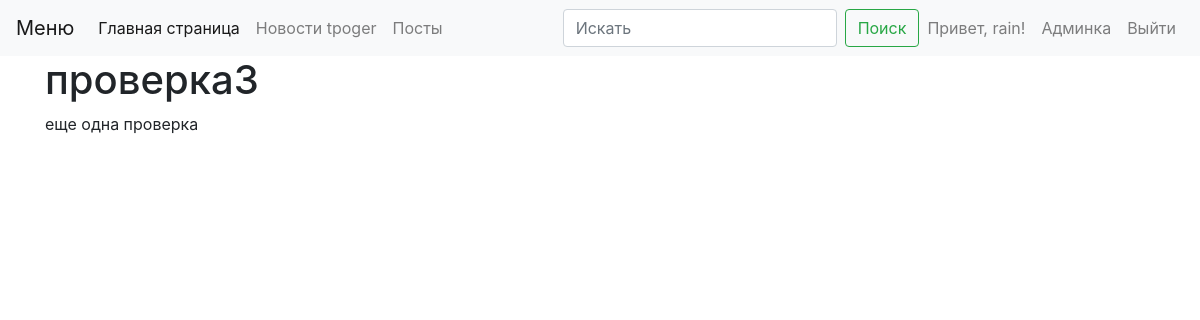
The app's page /posts/3 (signed in) with its own data.
### webapp/user/models.py (models this page shows, shortened)
class User(db.Model, UserMixin):
    id = db.Column(db.Integer, primary_key=True)
    username = db.Column(db.String(64), index=True, unique=True)
    password = db.Column(db.String(128))
    role = db.Column(db.String(10), index=True)
    name = db.Column(db.String(10), index=True)
    @property
    def is_admin(self):
        return self.role == 'admin'

### webapp/posts/models.py (models this page shows, shortened)
class Post(db.Model):
    id = db.Column(db.Integer, primary_key=True)
    title = db.Column(db.String, nullable=False)
    text = db.Column(db.Text, nullable=False)
    created = db.Column(db.DateTime, nullable=False, default=datetime.now())
    user_id = db.Column(
        db.Integer,
        db.ForeignKey('user.id', ondelete='CASCADE'),
        index=True)
    user = relationship('User', backref='posts')

### webapp/posts/views.py (the view)
@blueprint.route('/<int:id>')
def single_post(id):
    my_post = Post.query.filter(Post.id == id).first()
    if not my_post:
        abort(404)
    return render_template('posts/single_post.html', page_title=my_post.title, post=my_post)

### webapp/__init__.py (called while the page is built)
def create_app():
    app = Flask(__name__)
    app.config.from_pyfile('config.py')
    db.init_app(app)
    migrate = Migrate(app, db)
    login_manager = LoginManager()
    login_manager.init_app(app)
    login_manager.login_view = 'user.login'
    app.register_blueprint(user_blueprint)
    app.register_blueprint(admin_blueprint)
    app.register_blueprint(news_blueprint)
    app.register_blueprint(posts_blueprint)
    @login_manager.user_loader
    def load_user(user_id):
        return User.query.get(user_id)
    return app

### webapp/templates/posts/single_post.html (shortened to what this page needs)
{% extends "base.html" %}
{% block content %}
    <div class="row">
        <div class="col-8 news-content">
            {{ post.text|safe }}
        </div>
    </div>
{% endblock %}

### webapp/templates/base.html (shortened to what this page needs)
<!doctype html>
<html lang="ru">
  <head>
    <link rel="stylesheet" href="https://stackpath.bootstrapcdn.com/bootstrap/4.1.3/css/bootstrap.min.css">
  </head>
  <body>
    {% include 'menu.html' %}
    <div class="container">
        <h1> {{page_title}} </h1>
        {% block content %}{% endblock %}
    </div>
  </body>
</html>

### webapp/templates/menu.html (shortened to what this page needs)
<nav class="navbar navbar-expand-lg navbar-light bg-light">
    <a class="navbar-brand" href="#">Меню</a>
    <div class="collapse navbar-collapse" id="navbarSupportedContent">
        <ul class="navbar-nav mr-auto">
        <li class="nav-item active">
            <a class="nav-link" href="/">Главная страница </a>
        </li>
        <li class="nav-item">
            <a class="nav-link" href="/tproger">Новости tpoger </a>
        </li>
        <li class="nav-item">
            <a class="nav-link" href="/posts">Посты </a>
        </li>
        </ul>
        <form class="form-inline my-2 my-lg-0">
        <input class="form-control mr-sm-2" type="search" placeholder="Искать" aria-label="Search">
        <button class="btn btn-outline-success my-2 my-sm-0" type="submit">Поиск</button>
        </form>
        <ul class="navbar-nav">
            {% if current_user.is_authenticated %}
                <li class="nav-item">
                    <span class="nav-link">Привет, {{ current_user.username }}!</span>
                </li>
                {% if current_user.is_admin %}
                <li class="nav-item">
                    <a href="{{ url_for('admin.admin_index') }}" class="nav-link">Админка</a>
                </li>
                {% endif %}
                <li class="nav-item">
                    <a class="nav-link" href="{{ url_for('user.logout') }}">Выйти</a>
                </li>
            {% endif %}
    </div>
  </nav>

### records on screen
User: username "rain"
Post: title "проверка3", text "еще одна проверка"
